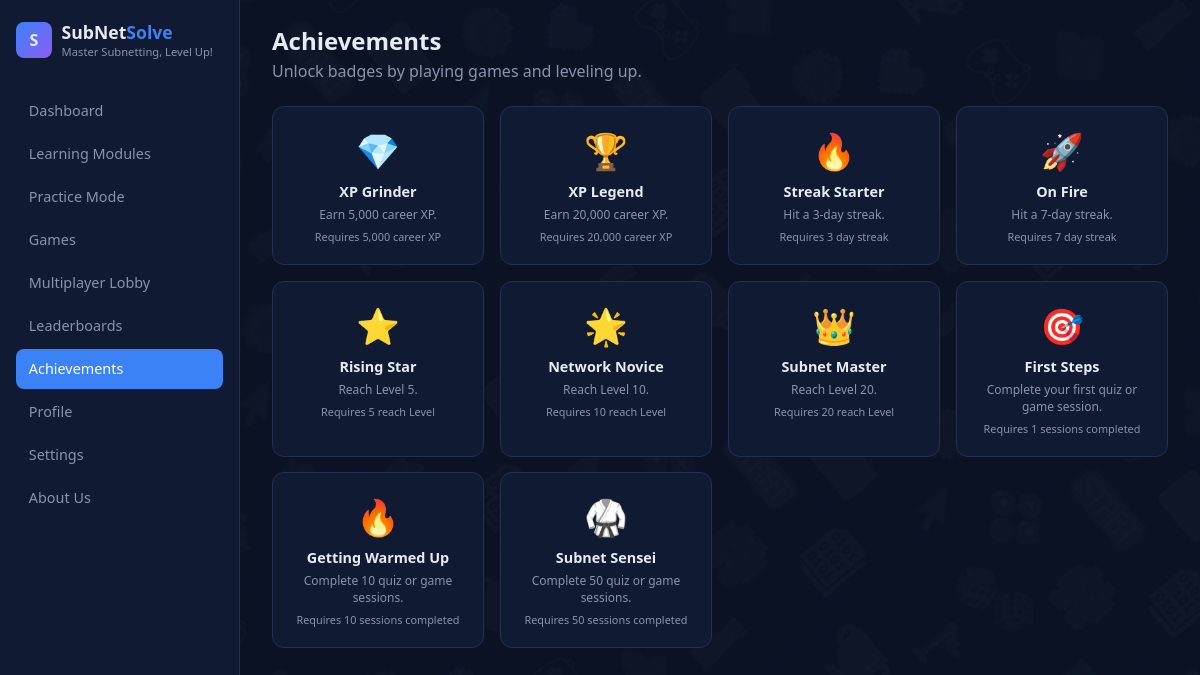
Page /achievements.php (signed in) on the committed database.
### tables this page shows
CREATE TABLE `badges` (
  `id` int(11) NOT NULL,
  `code` varchar(50) NOT NULL,
  `name` varchar(100) NOT NULL,
  `description` varchar(255) NOT NULL,
  `icon` varchar(10) NOT NULL,
  `criteria_type` varchar(30) NOT NULL,
  `criteria_value` int(11) NOT NULL
);

### achievements.php (the view, shortened to what this page needs)
<?php
require "config.php";
$badges = mysqli_query($conn, "SELECT * FROM badges ORDER BY criteria_type, criteria_value");
$earnedMap = [];
$criteriaLabels = [
    "quizzes_completed" => "sessions completed",
    "level"              => "reach Level",
    "current_streak"     => "day streak",
    "career_xp"          => "career XP",
];
?>
<!DOCTYPE html>
<html lang="en">
<head>
    <link rel="stylesheet" href="dash.css">
    <link rel="stylesheet" href="game.css">
</head>
<body>
<div class="layout two-col">
    <aside class="sidebar">
        <div class="brand">
            <div class="logo">S</div>
            <div>
                <h1>SubNet<span>Solve</span></h1>
                <p>Master Subnetting, Level Up!</p>
            </div>
        </div>
        <a href="dashboard.php" class="nav-link">Dashboard</a>
        <a href="learning_modules.php" class="nav-link">Learning Modules</a>
        <a href="practice.php" class="nav-link">Practice Mode</a>
        <a href="games.php" class="nav-link">Games</a>
        <a href="lobby.php" class="nav-link">Multiplayer Lobby</a>
        <a href="leaderboards.php" class="nav-link">Leaderboards</a>
        <a href="achievements.php" class="nav-link active">Achievements</a>
        <a href="profile.php" class="nav-link">Profile</a>
        <a href="settings.php" class="nav-link">Settings</a>
        <a href="about.php" class="nav-link">About Us</a>
    </aside>
    <main class="main">
        <div class="welcome">
            <h2>Achievements</h2>
            <p>Unlock badges by playing games and leveling up.</p>
        </div>
        <div class="badge-grid">
            <?php while ($b = mysqli_fetch_assoc($badges)):
                $earned = isset($earnedMap[(int) $b["id"]]);
                $label = $criteriaLabels[$b["criteria_type"]] ?? $b["criteria_type"];
            ?>
                <div class="badge-tile <?= $earned ? "" : "locked" ?>">
                    <div class="badge-icon"><?= $b["icon"] ?></div>
                    <h4><?= htmlspecialchars($b["name"]) ?></h4>
                    <p><?= htmlspecialchars($b["description"]) ?></p>
                    <?php if ($earned): ?>
                        <div class="badge-earned-date">Earned <?= date("M j, Y", strtotime($earnedMap[(int) $b["id"]])) ?></div>
                    <?php else: ?>
                        <div class="badge-earned-date" style="color:var(--text-dim);">Requires <?= number_format($b["criteria_value"]) ?> <?= htmlspecialchars($label) ?></div>
                    <?php endif; ?>
                </div>
            <?php endwhile; ?>
        </div>
    </main>
</div>
</body>
</html>

### dash.css (style rules this page uses)
:root { --bg: #0b1224; --panel: #111a33; --panel-light: #16213f; --border: #23304f; --text: #e7ebf5; --text-dim: #8b93ab; --blue: #3b82f6; --purple: #8b5cf6; --green: #22c55e; --orange: #f59e0b; --gold: #eab308; --teal: #14b8a6; --radius: 12px; }
* { box-sizing: border-box; }
body { margin: 0; font-family: "Segoe UI", Arial, sans-serif; background: linear-gradient(rgba(11,18,36,0.85), rgba(11,18,36,0.85)), url('images/Background_edited.png'); background-size: cover; background-position: center; background-attachment: fixed; color: var(--text); }
.layout { display: grid; grid-template-columns: 240px 1fr 300px; min-height: 100vh; }
.layout.two-col { grid-template-columns: 240px 1fr; }
.sidebar { background: var(--panel); border-right: 1px solid var(--border); padding: 1.25rem 1rem; display: flex; flex-direction: column; }
.brand { display: flex; align-items: center; gap: 0.6rem; margin-bottom: 2rem; }
.brand .logo { width: 36px; height: 36px; border-radius: 8px; background: linear-gradient(135deg, var(--blue), var(--purple)); display: flex; align-items: center; justify-content: center; font-weight: bold; }
.brand h1 { font-size: 1.1rem; margin: 0; }
.brand h1 span { color: var(--blue); }
.brand p { margin: 0; font-size: 0.7rem; color: var(--text-dim); }
.nav-link { display: flex; align-items: center; gap: 0.7rem; padding: 0.65rem 0.8rem; border-radius: 8px; color: var(--text-dim); text-decoration: none; font-size: 0.9rem; margin-bottom: 0.2rem; }
.nav-link.active { background: var(--blue); color: #fff; }
.main { padding: 1.5rem 2rem; }
.welcome h2 { margin: 0 0 0.2rem; }
.welcome p { margin: 0 0 1.5rem; color: var(--text-dim); }
html,body { width: 100%; max-width: 100%; overflow-x: hidden; }

### game.css (style rules this page uses)
.layout.two-col { grid-template-columns: 240px 1fr; }
.badge-grid { display: grid; grid-template-columns: repeat(4, 1fr); gap: 1rem; }
.badge-tile { background: var(--panel); border: 1px solid var(--border); border-radius: var(--radius); padding: 1.2rem 1rem; text-align: center; }
.badge-tile.locked { opacity: 0.45; }
.badge-icon { font-size: 2.2rem; margin-bottom: 0.5rem; }
.badge-tile h4 { margin: 0 0 0.3rem; font-size: 0.9rem; }
.badge-tile p { margin: 0; font-size: 0.75rem; color: var(--text-dim); }
.badge-earned-date { font-size: 0.68rem; color: var(--green); margin-top: 0.4rem; }
html,body { width: 100%; max-width: 100%; overflow-x: hidden; }

### animations.css (style rules this page uses)
body { animation: pageFadeIn 0.3s ease-out; }
.game-tile, .explore-card, .stat-card, .admin-stat-card, .difficulty-card, .badge-tile { animation: bounceIn 0.6s cubic-bezier(0.34, 1.56, 0.64, 1) both; }
.games-grid > :nth-child(1), .stat-grid-4 > :nth-child(1), .stats-grid > :nth-child(1), .admin-stats-row > :nth-child(1), .difficulty-grid > :nth-child(1), .badge-grid > :nth-child(1) { animation-delay: 0.02s; }
.games-grid > :nth-child(2), .stat-grid-4 > :nth-child(2), .stats-grid > :nth-child(2), .admin-stats-row > :nth-child(2), .difficulty-grid > :nth-child(2), .badge-grid > :nth-child(2) { animation-delay: 0.07s; }
.games-grid > :nth-child(3), .stat-grid-4 > :nth-child(3), .stats-grid > :nth-child(3), .admin-stats-row > :nth-child(3), .difficulty-grid > :nth-child(3), .badge-grid > :nth-child(3) { animation-delay: 0.12s; }
.games-grid > :nth-child(4), .stat-grid-4 > :nth-child(4), .stats-grid > :nth-child(4), .admin-stats-row > :nth-child(4), .badge-grid > :nth-child(4) { animation-delay: 0.17s; }
.games-grid > :nth-child(5), .admin-stats-row > :nth-child(5), .badge-grid > :nth-child(5) { animation-delay: 0.22s; }
.games-grid > :nth-child(n+6), .badge-grid > :nth-child(n+6) { animation-delay: 0.27s; }
.btn, .auth-submit, .mode-pill, .type-pill, .tab-btn, .nav-link, .admin-nav-link { transition: transform 0.15s cubic-bezier(0.34, 1.56, 0.64, 1), background-color 0.2s ease, border-color 0.2s ease, box-shadow 0.2s ease, color 0.2s ease; }
.game-tile, .difficulty-card, .explore-card, .stat-card, .admin-stat-card, .badge-tile, .panel-box, .leaderboard-row, .live-lb-row, .mcq-option, .report-tile { transition: box-shadow 0.25s ease, border-color 0.2s ease, background-color 0.15s ease; }
a { transition: color 0.15s ease, opacity 0.15s ease; }

### rows in the picture
badges: icon "💎", name "XP Grinder", description "Earn 5,000 career XP.", criteria_value "5,000", criteria_type "career XP"
badges: icon "🏆", name "XP Legend", description "Earn 20,000 career XP.", criteria_value "20,000", criteria_type "career XP"
badges: icon "🔥", name "Streak Starter", description "Hit a 3-day streak.", criteria_value "3", criteria_type "day streak"
badges: icon "🚀", name "On Fire", description "Hit a 7-day streak.", criteria_value "7", criteria_type "day streak"
badges: icon "⭐", name "Rising Star", description "Reach Level 5.", criteria_value "5", criteria_type "reach Level"
badges: icon "🌟", name "Network Novice", description "Reach Level 10.", criteria_value "10", criteria_type "reach Level"
badges: icon "👑", name "Subnet Master", description "Reach Level 20.", criteria_value "20", criteria_type "reach Level"
badges: icon "🎯", name "First Steps", description "Complete your first quiz or game session.", criteria_value "1", criteria_type "sessions completed"
badges: icon "🔥", name "Getting Warmed Up", description "Complete 10 quiz or game sessions.", criteria_value "10", criteria_type "sessions completed"
badges: icon "🥋", name "Subnet Sensei", description "Complete 50 quiz or game sessions.", criteria_value "50", criteria_type "sessions completed"
